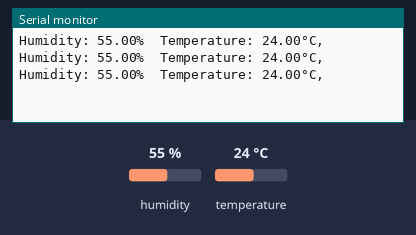
A sketch run on a simulated ESP32. Shown: the last lines printed to the serial monitor. Inputs (shaded band) come from the test bench; at power-on: humidity 55 %, temperature 24 °C.

Above: at 3.8 s.
3.9 s: humidity set to 22 %
At 5.4 s:
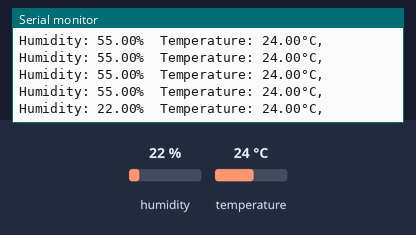
6.7 s: temperature set to 12 °C
At 8.6 s:
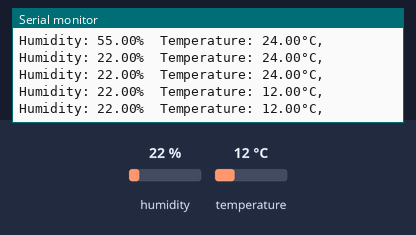
9.5 s: humidity set to 40 %
At 10.9 s:
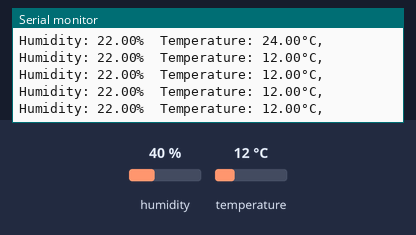
Timing chart, 0 to 12.5 s (numbered marks = the images above; inputs shaded):
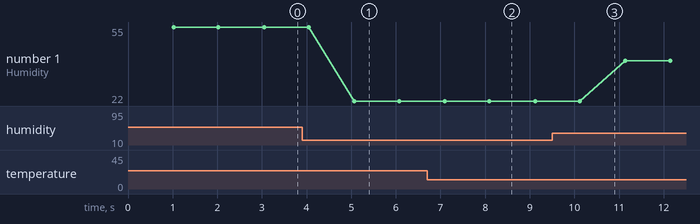

The sketch:

DHT11_SENSOR_TEST_1.ino
```cpp
#include "DHT.h"
#define DHTPin 4
#define DHTTYPE DHT11

DHT dht(DHTPin, DHTTYPE);

void setup() {
  // put your setup code here, to run once:
  Serial.begin(115200);
  dht.begin();
}

void loop() {
  delay(1000);
  // put your main code here, to run repeatedly:
  float hum = dht.readHumidity();      //Read the moisture content in %.
  float temp = dht.readTemperature();  //Read the temperature in degrees Celsius

  if (isnan(hum) || isnan(temp)) {
    Serial.println("Failed reception");
    return;
    //Returns an error if the ESP32 does not receive any measurements
  }


  Serial.print("Humidity: ");
  Serial.print(hum);
  Serial.print("%  Temperature: ");
  Serial.print(temp);
  Serial.println("°C, ");
}
```

Measured:
- after the input at 3.9 s, the serial monitor: prints a new line after 1.2 s (image 1)
- after the input at 6.7 s, the serial monitor: prints a new line after 0.39 s (image 2)
- plotted number 1: 55 → 22 after the input at 3.9 s, 22 → 40 after the input at 9.5 s
